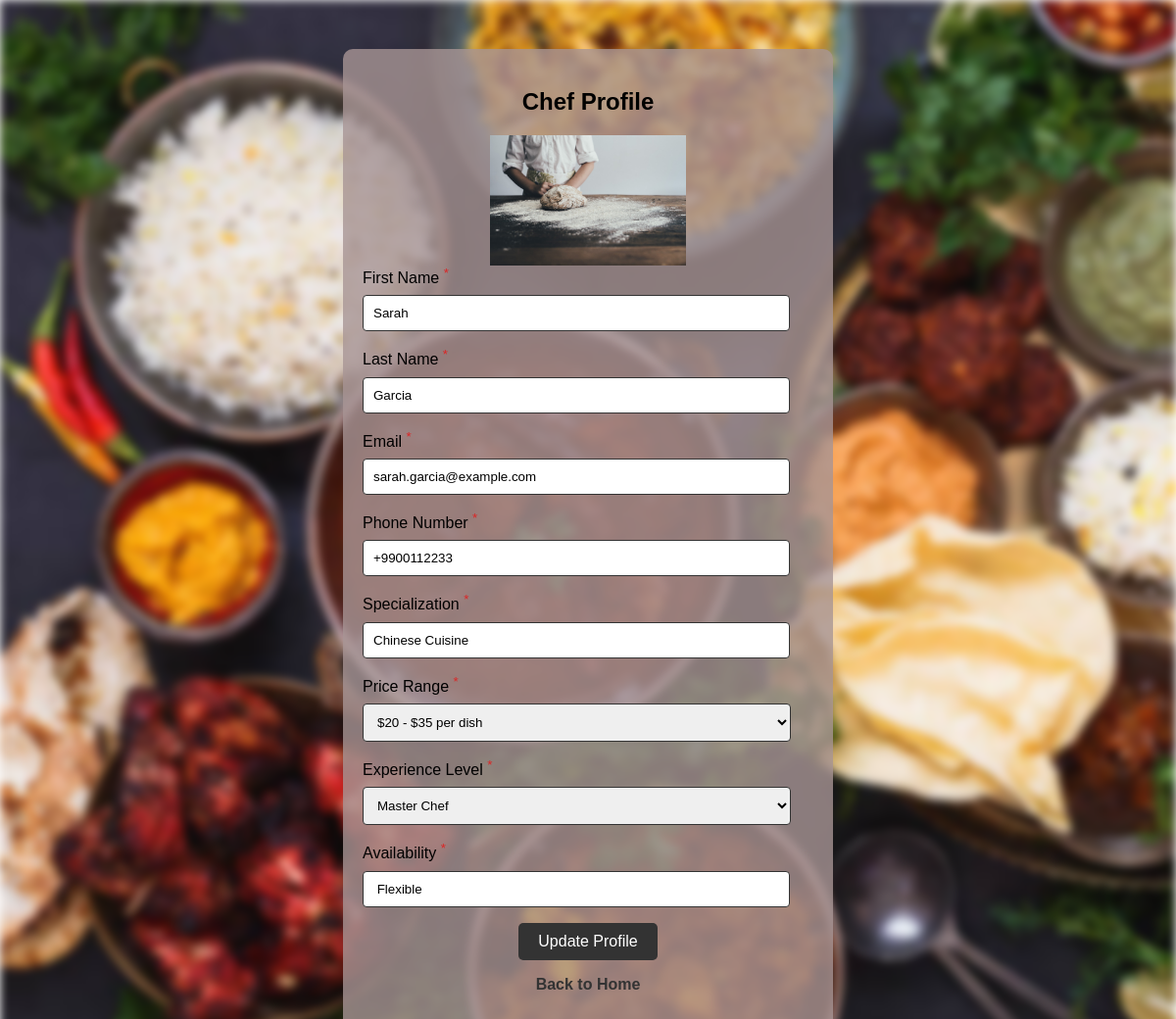
Page /chef-profile.php (signed in) on the committed database.
### tables this page shows
CREATE TABLE chefs (
    id INT PRIMARY KEY AUTO_INCREMENT,
    img_url VARCHAR(255),
    first_name VARCHAR(50),
    last_name VARCHAR(50),
    email VARCHAR(100) NOT NULL UNIQUE,
    password VARCHAR(255) NOT NULL,
    phone_number VARCHAR(100),
    specialization VARCHAR(255),
    price_range VARCHAR(255),
    experience_level VARCHAR(255),
    rating VARCHAR(255),
    availability VARCHAR(50)
);

### classes/chef.php (called while the page is built, shortened)
<?php
class Chef
{
    private $db;
    public function __construct(PDO $conn)
    {
        $this->db = $conn;
    }
    public function get_chef_data($chef_id)
    {
        $stmt = $this->db->prepare("SELECT * FROM chefs WHERE id = :id");
        $stmt->bindParam(':id', $chef_id);
        $stmt->execute();
        $chef = $stmt->fetch();
        return $chef;
    }
}

### chef-profile.php (the view, shortened to what this page needs)
<?php
require('classes/chef.php');
$db_conn = new DbConnection();
$db = $db_conn->get_db_conn();
$chef_id = $_SESSION['chef_data']['id'];
$chef_obj = new Chef($db);
$chef = $chef_obj->get_chef_data($chef_id);
?>
<!DOCTYPE html>
<html lang="en">
<head>
    <link rel="stylesheet" href="css/style.css" />
</head>
<body>
    <div class="container">
        <div class="registration-card">
            <h2>Chef Profile</h2>
            <form
            action="<?php echo $_SERVER['PHP_SELF']; ?>"
            method="post" enctype="multipart/form-data">
               <img src="images/<?php echo $chef['img_url'] ?>" alt="" width="200px" style="display: block; margin: auto;">
                <label for="first_name" class="form-label">First Name <sup class="star">*</sup></label>
                <input type="text" id="first_name" name="first_name" value="<?php echo $chef['first_name'] ?>">
                <label for="last_name" class="form-label">Last Name <sup class="star">*</sup></label>
                <input type="text" id="last_name" name="last_name"
                value="<?php echo $chef['last_name'] ?>">
                <label for="email" class="form-label">Email <sup class="star">*</sup></label>
                <input type="email" id="email" name="email"
                value="<?php echo $chef['email'] ?>">
                <label for="phone_number" class="form-label">Phone Number <sup class="star">*</sup></label>
                <input type="text" id="phone_number" name="phone_number"
                value="<?php echo $chef['phone_number'] ?>">
                <label for="specialization" class="form-label">Specialization <sup class="star">*</sup></label>
                <input type="text" id="specialization" name="specialization"
                value="<?php echo $chef['specialization'] ?>"/>
                <label for="price_range" class="form-label">Price Range <sup class="star">*</sup></label>
                <select name="price_range">
                <option value="$20 - $35 per dish" <?php echo $chef['price_range'] == "$20 - $35 per dish" ? 'selected' : '';  ?>>$20 - $35 per dish</option>
                </select>
                <label for="experience_level" class="form-label">Experience Level <sup class="star">*</sup></label>
                <select name="experience_level">
                <option value="Master Chef" <?php echo $chef['experience_level'] == "Master Chef" ? 'selected' : '';  ?>>Master Chef</option>
                </select>
                <label for="availability" class="form-label">Availability <sup class="star">*</sup></label>
                <input type="text" id="availability" name="availability" placeholder="Flexible"
                value=" <?php echo $chef['availability'];  ?>">
                <button type="submit" class="book-appointment-btn">Update Profile</button>
            </form>
            <p>
                <a href="index.php"><strong>Back to Home</strong></a>
            </p>
        </div>
    </div>
</body>
</html>

### css/style.css (style rules this page uses)
body { position: relative; font-family: Arial, sans-serif; margin: 0; }
body::before { content: ""; position: fixed; top: 0; left: 0; width: 100%; height: 100%; background-image: url("../images/image5.jpeg"); background-size: cover; background-repeat: no-repeat; filter: blur(5px); z-index: -1; }
.book-appointment-btn { background-color: #333; color: #fff; padding: 10px 20px; border: none; border-radius: 5px; font-size: 16px; cursor: pointer; margin-top: 10px !important; display: block; margin: 0 auto; text-decoration: none; }
@media screen and (min-width: 1024px) { .container { grid-template-columns: 1fr 1fr; } }

### chef-profile.php (style rules this page uses)
.registration-card { background-color: rgba(168, 149, 149, 0.8); border-radius: 10px; padding: 20px; margin: 50px auto; width: 500px; box-sizing: border-box; text-align: center; }
.registration-card form { text-align: left; }
.registration-card label { display: block; margin-bottom: 8px; }
.registration-card input, select { width: 90%; padding: 10px; border: 1px solid #333; border-radius: 4px; outline: none; }
select { width: 95%; }
.star, .registration-card input + p, .registration-card select + p { color: #dc2626; margin-top: 6px; }
.registration-card a { color: #333; text-decoration: none; }

### rows in the picture
chefs: img_url (picture), first_name "Sarah", last_name "Garcia", email "sarah.garcia@example.com", phone_number "+9900112233", specialization "Chinese Cuisine", availability "Flexible"
